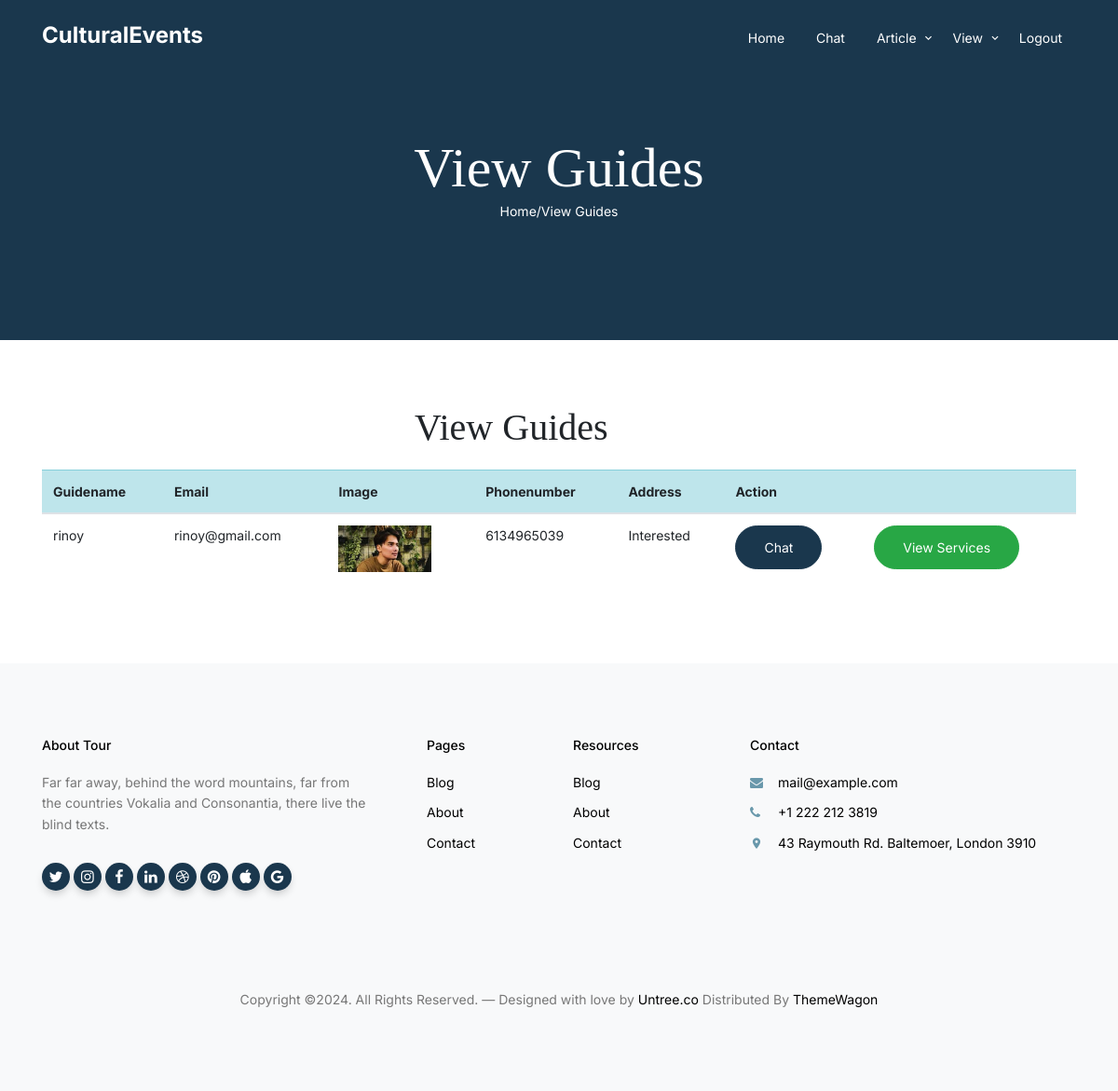
The app's page /viewguide_u/ with its own data.
### app/models.py (models this page shows)
class Guide(models.Model):
    guide= models.ForeignKey(Login,on_delete=models.CASCADE,null=True)
    Username=models.CharField(max_length=20)
    Email=models.EmailField()
    Phonenumber=models.IntegerField()
    Password=models.CharField(max_length=20,null=True)
    Image=models.ImageField(upload_to="Image",null=True)
    Address=models.CharField(max_length=200,null=True)
    status=models.CharField(max_length=20,default='pending')

### app/views.py (the view)
# urls.py: path('viewguide_u/',views.viewguide_u),
def viewguide_u(request):
    data = Guide.objects.all()
    return render(request, "User/viewguides.html", {"data": data})

### templates/User/viewguides.html (shortened to what this page needs)
{% extends 'User/common_us.html' %}
{% load static %}
{% block content %}
  <div class="hero hero-inner">
    <div class="container">
      <div class="row align-items-center">
        <div class="col-lg-6 mx-auto text-center">
          <div class="intro-wrap">
            <h1 class="mb-0">View Guides</h1>
            <p class="text-white"><a href="/userhome" style="color: white;">Home</a>/View Guides</p>
          </div>
        </div>
      </div>
    </div>
  </div>
  <div class="untree_co-section">
    <div class="container">
      <h1 class="mb-0" style="margin-left: 400px;">View Guides</h1><br>
      <div class="row">
        <div class="col-lg-12 mb-5 mb-lg-0">
            <table class="table table-hover" cellspacing="2" cellpadding="2">
                <thread>
                  <tr class="table-info">
                      <th scope="col">Guidename</th>
                      <th scope="col">Email</th>
                      <th scope="col">Image</th>
                      <th scope="col">Phonenumber</th>
                      <th scope="col">Address</th>
                      <th colspan="2" scope="col">Action</th>
                  </tr>
                  {% for i in data %}
                </thread>
                <tbody>
                  <tr>
                      <td>{{i.Username}}</td>
                      <td>{{i.Email}}</td>
                      <td><img src="/static/media/{{i.Image}}" style="width: 100px;"></td>
                      <td>{{i.Phonenumber}}</td>
                      <td>{{i.Address}}</td>
                      <td><a href="/chat?id={{i.id}}" class="btn btn-primary">Chat</a></td>
                      <td><a href="/viewservices?id={{i.id}}" class="btn btn-success">View Services</a></td>
                  </tr>
                  {% endfor %}
                </tbody>
              </table>
        </div>
      </div>
    </div>
  </div>
  {% endblock %}

### static/css/style.css (style rules this page uses)
body { font-family: "Inter", sans-serif; line-height: 1.5; background: #ffffff; overflow-x: hidden; font-size: 14px; }
body:before { content: ""; position: fixed; top: 0; left: 0; z-index: 99; right: 0; bottom: 0; background: rgba(0, 0, 0, 0.2); opacity: 0; visibility: hidden; -webkit-transition: .3s all ease; -o-transition: .3s all ease; transition: .3s all ease; }
a { color: #1A374D; -webkit-transition: .3s all ease; -o-transition: .3s all ease; transition: .3s all ease; }
h1, .h1, h2, .h2, h3, .h3, h4, .h4 { font-family: "Source Serif Pro", serif; }
.btn { padding-top: 12px; padding-bottom: 12px; padding-left: 30px; padding-right: 30px; border-radius: 30px; font-size: 14px; }
.btn.btn-primary { background: #1A374D; border-color: #1A374D; }
.hero { padding: 7rem 0 10rem 0; background: #6998AB; margin-bottom: 100px; }
.hero.hero-inner { padding: 9rem 0 7rem 0; margin-bottom: auto; background: #1A374D; }
.hero h1 { color: #ffffff; font-size: 60px; }
.hero .intro-wrap { position: relative; z-index: 1; }
.untree_co-section { padding: 70px 0; }

### records on screen
Guide: Username "rinoy", Email "rinoy@gmail.com", Image (picture), Phonenumber "6134965039", Address "Interested"
